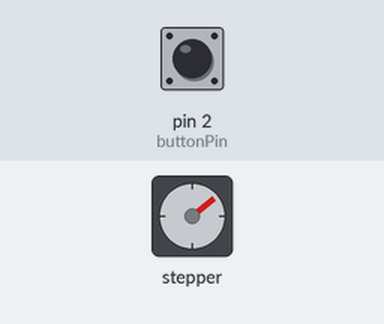
The program below on a simulated Arduino Uno, built with avr-gcc and run on an emulated ATmega328P. On the bench: stepper motor. The inputs (shaded band) are chosen by the test bench; at power-on: pin 2 (buttonPin) HIGH. Stepper angles assume 2048 steps per turn.

Above: at 1.2 s.
1.3 s: pin 2 (buttonPin) pulled LOW for 0.15 s
At 1.96 s:
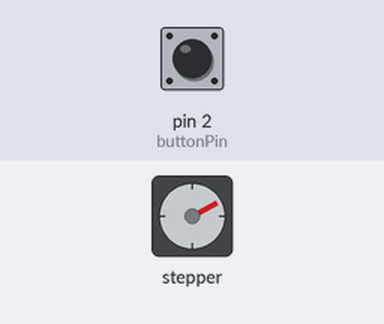
4.4 s: pin 2 (buttonPin) pulled LOW for 1 s
At 4.68 s:
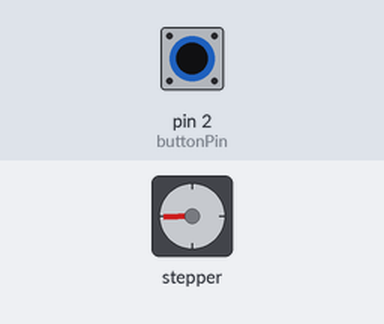
Timing chart, 0 to 19.4 s (numbered marks = the images above; inputs shaded):
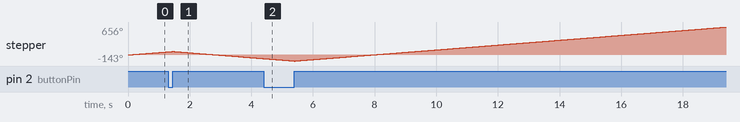

The program:

main.cpp
```cpp
#include <Arduino.h>
#include <Stepper.h>

int buttonPin=2;
int buttonVal;
int buttonValOLD=0;

int stepsPerRevolution=2048;
int motSpeed=10;
int direction=-1;
int directionOLD=1;
int directionOLD2;

Stepper myStepper(stepsPerRevolution, 8,10,9,11);

int dt=100;

void setup() {
  // put your setup code here, to run once:
  Serial.begin(9600);
  pinMode(buttonPin,INPUT);
  digitalWrite(buttonPin,HIGH);
  myStepper.setSpeed(motSpeed);
}

void loop() {
  // put your main code here, to run repeatedly:

  buttonVal=digitalRead(buttonPin);

  if (buttonVal==1 && buttonValOLD==0)
  {
    // if (direction==-1 && directionOLD==1)
    // {
    //   directionOLD2=direction;
    //   Serial.println("reverse");
    //   direction=1;
    // }

    // if (direction==1 && directionOLD==-1)
    // {
    //   directionOLD2=direction;
    //   Serial.println("forward");
    //   direction=direction-2;
    // }

    // directionOLD=directionOLD2;
    direction=direction * (-1);
  }

  myStepper.step(direction);
  buttonValOLD=buttonVal;

}
```
